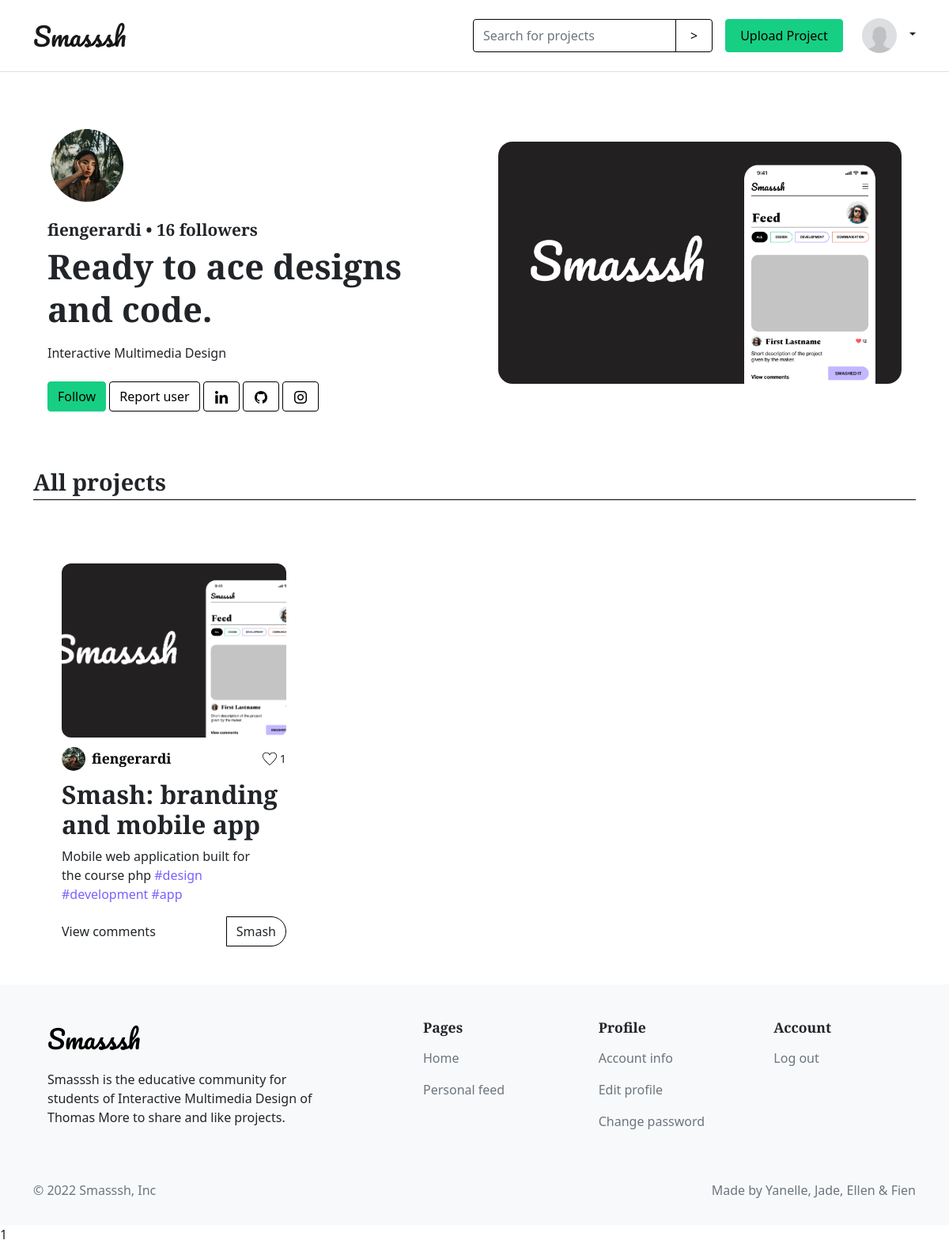
The page /profile.php?p=2 (signed in) on the database its author committed.
### tables this page shows
CREATE TABLE `users` (
  `id` int(11) unsigned NOT NULL AUTO_INCREMENT,
  `email` varchar(300) DEFAULT NULL,
  `username` varchar(300) DEFAULT NULL,
  `password` varchar(300) DEFAULT NULL,
  `is_admin` tinyint(1) DEFAULT NULL,
  `profile_pic` varchar(300) DEFAULT 'default.png',
  `bio` varchar(300) DEFAULT 'New member of the smash community',
  `education` varchar(300) DEFAULT NULL,
  `second_email` varchar(300) DEFAULT NULL,
  `social_linkedin` varchar(300) DEFAULT NULL,
  `social_github` varchar(300) DEFAULT NULL,
  `social_instagram` varchar(300) DEFAULT NULL,
  PRIMARY KEY (`id`)
);

CREATE TABLE `posts` (
  `id` int(11) unsigned NOT NULL AUTO_INCREMENT,
  `title` varchar(300) DEFAULT NULL,
  `date` date DEFAULT NULL,
  `image` varchar(300) DEFAULT NULL,
  `description` varchar(300) DEFAULT NULL,
  `tags` varchar(300) DEFAULT NULL,
  `user_id` int(11) DEFAULT NULL,
  PRIMARY KEY (`id`)
);

CREATE TABLE `tags` (
  `id` int(11) NOT NULL AUTO_INCREMENT,
  `tag` varchar(50) DEFAULT NULL,
  `post_id` int(11) DEFAULT NULL,
  PRIMARY KEY (`id`)
);

### classes/User.php (called while the page is built, shortened)
<?php
    class User
    {
        public static function getUserDataFromId($id)
        {
            $conn = Db::getInstance();
            $statement = $conn->prepare("SELECT * FROM users WHERE id = :id");
            $statement->bindValue(':id', $id);
            $statement->execute();
            $result = $statement->fetch(PDO::FETCH_ASSOC);
            return $result;
        }
        public function getUserPostsFromId($id)
        {
            $conn = Db::getInstance();
            $statement = $conn->prepare(
                "SELECT u.username, u.profile_pic, u.social_github, u.social_linkedin, u.social_instagram, p.title, p.image, p.description, t.tag
                FROM users u
                INNER JOIN posts p ON u.id = p.user_id
                INNER JOIN tags t ON p.id = t.post_id
                WHERE u.id = :id;"
            );
            $statement->bindValue(":id", $id);
            $statement->execute();
            $result = $statement->fetchAll(PDO::FETCH_ASSOC);
            return $result;
        }
    }

### profile.php (the view, shortened to what this page needs)
<?php
    if (!isset($_SESSION['id'])) {
        header('Location: login.php');
    } else {
        $user = new User();
        $key = $_GET['p'];
        $userData = User::getUserDataFromId($key);
        $userPosts = $user->getUserPostsFromId($key);
    }
?><!DOCTYPE html>
<html lang="en">
<head>
    <?php include_once('style.php'); ?>
</head>
<body>
    <?php include_once('header.php'); ?>
    <div class="container">
        <div class="row d-flex align-items-center">
            <div class="col">
                <img src="profile_pictures/<?php echo $userData['profile_pic']; ?>" class="img-thumbnail rounded-circle mt-5" alt="profile picture">
                <p class="username mt-3 mb-1"><?php echo $userData['username']; ?> • <span>16 followers</span></p>
                <p class="biography"><?php echo $userData['bio']; ?></p>
                <p class="education"><?php echo $userData['education']; ?></p>
                <form action="" method="post">
                <div class="my-4">
                    <div class="profile-btn">
                        <a href="#" class="btn btn-primary mb-2">Follow</a>
                        <a class="btn btn-outline-primary mb-2" data-bs-toggle="modal" href="#exampleModalToggle" role="button">Report user</a>
                        <?php if (!empty($userPosts[0]['social_linkedin'])): ?>
                            <a href="<?php echo $userPosts[0]['social_linkedin']; ?>" class="btn btn-outline-primary mb-2"><img src="assets/icons/icon_linkedin.png" alt="linkedin"></a>
                        <?php endif; ?>
                        <?php if (!empty($userPosts[0]['social_github'])): ?>
                            <a href="<?php echo $userPosts[0]['social_github']; ?>" class="btn btn-outline-primary mb-2"><img src="assets/icons/icon_github.png" alt="github"></a>
                        <?php endif; ?>
                        <?php if (!empty($userPosts[0]['social_instagram'])): ?>
                            <a href="<?php echo $userPosts[0]['social_instagram']; ?>" class="btn btn-outline-primary mb-2"><img src="assets/icons/icon_instagram.png" alt="instagram"></a>
                        <?php endif; ?>
                    </div>
                </div>
                </form>
            </div>
            <div class="col project--item--latest">
                <img class="" src="uploaded_projects/<?php echo $userPosts[0]['image'];?>" alt="latest posts">
            </div>
        </div>
        <div class="">
            <h4 class="header py-1">All projects</h4>
            <?php if (isset($emptyState)): ?>
                <div class= "empty-state">
                    <img class="empty-state-picture" src="assets/images/empty-box.svg" alt="emptystate">
                    <p>Username hasn't uploaded any projects.</p>
                </div>
            <?php else: ?>
                <div class="row">
                    <?php foreach ($userPosts as $post): ?>
                        <div class="col-4 p-5">
                            <img src="uploaded_projects/<?php echo $post['image'];?>" width="100%" height="220px"
                                class="img-project-post" style="object-fit:cover">
                            <div>
                                <div class="d-flex justify-content-between py-2">
                                    <div class="d-flex align-items-center justify-content-start">
                                        <img src="profile_pictures/<?php echo $post['profile_pic']; ?>"
                                            class="img-profile-post">
                                        <a href="profile.php?p=<?php echo $post['user_id'];?>">
                                            <h4 class="pt-2 ps-2"><?php echo $post['username'];?></h4>
                                        </a>
                                    </div>
                                    <div class="d-flex align-items-center">
                                        <img src="assets/images/empty-heart.svg" class="like">
                                        <p class="num-of-likes">1</p>
                                    </div>
                                </div>
                                <h2><?php echo $post['title']; ?></h2>
                                <p class="pe-4"><?php echo $post['description']; ?> <span
                                        class="link-primary"><?php echo $post['tag']; ?></span></p>
                            </div>
                            <div class="d-flex justify-content-between align-items-center">
                                <a href="" class="link-dark">View comments</a>
                                <a href="" class="btn btn-smash">Smash</a>
                            </div>
                        </div>
                    <?php endforeach; ?>
                </div>
            <?php endif; ?>
        </div>
    </div>
    <?php echo include_once('footer.php'); ?>
</body>
</html>

### header.php (shortened to what this page needs)
<?php
    if (isset($_SESSION['email'])) {
        $sessionId = $_SESSION['id'];
        $userDataFromId = User::getUserDataFromId($sessionId);
    }
?><nav class="navbar navbar-light border-bottom">
    <div class="container">
        <a href="index.php" class="navbar-brand">Smasssh</a>
        <div class="d-flex align-items-center">
            <?php if (!isset($_SESSION['email'])): ?>
            <form class="d-flex">
                <a href="login.php" class="btn btn-outline-primary me-2">Login</a>
                <a href="register.php" class="btn btn-primary">Signup</a>
            </form>
            <?php else: ?>
            <form class="" action="" method="post">
                <div class="input-group">
                    <input type="text" class="form-control" name="search" placeholder="Search for projects" aria-label="Search for projects" aria-describedby="button-addon2">
                    <input class="btn btn-outline-primary btn-icon-search" type="submit" name="submit-search" id="button-addon2" value=">">
                </div>
            </form>
            <a href="uploadProject.php" class="btn btn-primary m-3">Upload Project</a>
            <div class="flex-shrink-0 dropdown d-flex">
                <a href="#" class="d-block link-dark text-decoration-none dropdown-toggle" id="dropdownUser2" data-bs-toggle="dropdown" aria-expanded="false">
                    <img src="profile_pictures/<?php echo $userDataFromId['profile_pic']; ?>" class="p-2 rounded-circle img-thumbnail" >
                </a>
            </div>
            <?php endif; ?>
        </div>
    </div>
</nav>

### styles/custom.css (style rules this page uses)
body { box-sizing: border-box; }
.img-thumbnail { width: 100px; height: 100px; object-fit: cover; border: none; background-color: transparent; }
nav .img-thumbnail { max-width: 60px; max-height: 60px; }
.header { display: flex; justify-content: space-between; align-items: flex-end; border-bottom: 1px solid black; margin: 1rem 0 2rem 0; }
.row>* { padding: 20px 30px; }
.form-control, .input-group-text { border-color: black; }
.img-profile-post { width: 30px; height: 30px; border-radius: 50%; }
.img-project-post { border-radius: 12px; }
.project--item--latest { width: 100%; height: 50%; border-radius: 18px; }
.project--item--latest img { height: auto; max-height: 400px; width: 100%; object-fit: cover; border-radius: 18px; }
img.like { width: 18px; }
p.num-of-likes { font-size: 0.9em; padding-left: 4px; margin-bottom: 0; margin-top: 0; }

### styles/button.css (style rules this page uses)
nav .btn { padding: 8px 18px; }
.btn-primary { color: black; background-color: #16CF83; border: 1px solid #16CF83; }
.btn-outline-primary { color: black; border: 1px solid black; }
.btn-smash { border: 1px solid black; border-radius: 0 30px 30px 0; }
.link-primary { color: #7B61FF; font-weight: 500; text-decoration: none; }
.link-dark { font-weight: 500; text-decoration: none; }
a { text-decoration: none; color: black; }
.profile-btn img { width: 20px; padding: 2px 2px 3px 2px; }

### rows shown on the page
users: profile_pic (placeholder picture)
users: profile_pic (picture), username "fiengerardi", bio "Ready to ace designs and code.", education "Interactive Multimedia Design", posts.image (picture), posts.title "Smash: branding and mobile app", posts.description "Mobile web application built for the course php", tags.tag "#design #development #app"

### other values the page prints
include_once('footer.php') "1"
